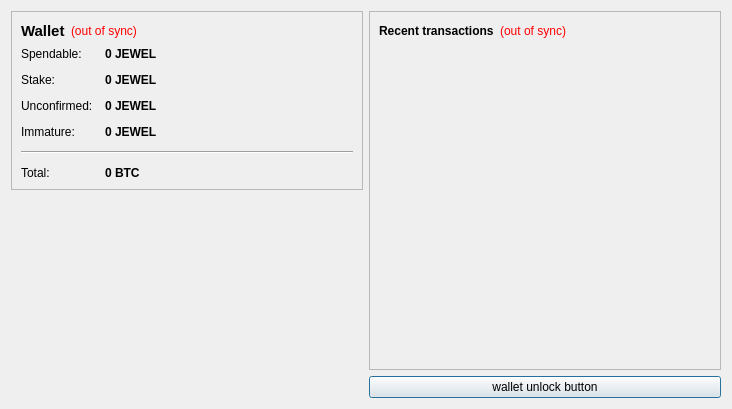
<?xml version="1.0" encoding="UTF-8"?>
<ui version="4.0">
 <class>OverviewPage</class>
 <widget class="QWidget" name="OverviewPage">
  <property name="geometry">
   <rect>
    <x>0</x>
    <y>0</y>
    <width>732</width>
    <height>409</height>
   </rect>
  </property>
  <property name="windowTitle">
   <string>Form</string>
  </property>
  <layout class="QHBoxLayout" name="horizontalLayout" stretch="0,0">
   <item>
    <layout class="QVBoxLayout" name="verticalLayout_2">
     <item>
      <widget class="QFrame" name="frame">
       <property name="frameShape">
        <enum>QFrame::StyledPanel</enum>
       </property>
       <property name="frameShadow">
        <enum>QFrame::Raised</enum>
       </property>
       <layout class="QVBoxLayout" name="verticalLayout_4">
        <item>
         <layout class="QHBoxLayout" name="horizontalLayout_4">
          <item>
           <widget class="QLabel" name="label_5">
            <property name="font">
             <font>
              <pointsize>11</pointsize>
              <weight>75</weight>
              <bold>true</bold>
             </font>
            </property>
            <property name="text">
             <string>Wallet</string>
            </property>
           </widget>
          </item>
          <item>
           <widget class="QLabel" name="labelWalletStatus">
            <property name="toolTip">
             <string>The displayed information may be out of date. Your wallet automatically synchronizes with the JewelCoin network after a connection is established, but this process has not completed yet.</string>
            </property>
            <property name="styleSheet">
             <string notr="true">QLabel { color: red; }</string>
            </property>
            <property name="text">
             <string notr="true">(out of sync)</string>
            </property>
            <property name="alignment">
             <set>Qt::AlignLeading|Qt::AlignLeft|Qt::AlignVCenter</set>
            </property>
           </widget>
          </item>
          <item>
           <spacer name="horizontalSpacer_2">
            <property name="orientation">
             <enum>Qt::Horizontal</enum>
            </property>
            <property name="sizeHint" stdset="0">
             <size>
              <width>40</width>
              <height>20</height>
             </size>
            </property>
           </spacer>
          </item>
         </layout>
        </item>
        <item>
         <layout class="QFormLayout" name="formLayout_2">
          <property name="fieldGrowthPolicy">
           <enum>QFormLayout::AllNonFixedFieldsGrow</enum>
          </property>
          <property name="horizontalSpacing">
           <number>12</number>
          </property>
          <property name="verticalSpacing">
           <number>12</number>
          </property>
          <item row="0" column="0">
           <widget class="QLabel" name="label">
            <property name="text">
             <string>Spendable:</string>
            </property>
           </widget>
          </item>
          <item row="0" column="1">
           <widget class="QLabel" name="labelBalance">
            <property name="font">
             <font>
              <weight>75</weight>
              <bold>true</bold>
             </font>
            </property>
            <property name="cursor">
             <cursorShape>IBeamCursor</cursorShape>
            </property>
            <property name="toolTip">
             <string>Your current spendable balance</string>
            </property>
            <property name="text">
             <string notr="true">0 JEWEL</string>
            </property>
            <property name="textInteractionFlags">
             <set>Qt::LinksAccessibleByMouse|Qt::TextSelectableByKeyboard|Qt::TextSelectableByMouse</set>
            </property>
           </widget>
          </item>
          <item row="1" column="0">
           <widget class="QLabel" name="label_6">
            <property name="text">
             <string>Stake:</string>
            </property>
           </widget>
          </item>
          <item row="1" column="1">
           <widget class="QLabel" name="labelStake">
            <property name="font">
             <font>
              <weight>75</weight>
              <bold>true</bold>
             </font>
            </property>
            <property name="cursor">
             <cursorShape>IBeamCursor</cursorShape>
            </property>
            <property name="toolTip">
             <string>Total of coins that was staked, and do not yet count toward the current balance</string>
            </property>
            <property name="text">
             <string notr="true">0 JEWEL</string>
            </property>
            <property name="textInteractionFlags">
             <set>Qt::LinksAccessibleByMouse|Qt::TextSelectableByKeyboard|Qt::TextSelectableByMouse</set>
            </property>
           </widget>
          </item>
          <item row="2" column="0">
           <widget class="QLabel" name="label_3">
            <property name="text">
             <string>Unconfirmed:</string>
            </property>
           </widget>
          </item>
          <item row="2" column="1">
           <widget class="QLabel" name="labelUnconfirmed">
            <property name="font">
             <font>
              <weight>75</weight>
              <bold>true</bold>
             </font>
            </property>
            <property name="cursor">
             <cursorShape>IBeamCursor</cursorShape>
            </property>
            <property name="toolTip">
             <string>Total of transactions that have yet to be confirmed, and do not yet count toward the current balance</string>
            </property>
            <property name="text">
             <string notr="true">0 JEWEL</string>
            </property>
            <property name="textInteractionFlags">
             <set>Qt::LinksAccessibleByMouse|Qt::TextSelectableByKeyboard|Qt::TextSelectableByMouse</set>
            </property>
           </widget>
          </item>
          <item row="3" column="0">
           <widget class="QLabel" name="labelImmatureText">
            <property name="text">
             <string>Immature:</string>
            </property>
           </widget>
          </item>
          <item row="3" column="1">
           <widget class="QLabel" name="labelImmature">
            <property name="font">
             <font>
              <weight>75</weight>
              <bold>true</bold>
             </font>
            </property>
            <property name="toolTip">
             <string>Mined balance that has not yet matured</string>
            </property>
            <property name="text">
             <string notr="true">0 JEWEL</string>
            </property>
            <property name="textInteractionFlags">
             <set>Qt::LinksAccessibleByMouse|Qt::TextSelectableByKeyboard|Qt::TextSelectableByMouse</set>
            </property>
           </widget>
          </item>
          <item row="4" column="0" colspan="2">
           <widget class="Line" name="line">
            <property name="orientation">
             <enum>Qt::Horizontal</enum>
            </property>
           </widget>
          </item>
          <item row="5" column="0">
           <widget class="QLabel" name="labelTotalText">
            <property name="text">
             <string>Total:</string>
            </property>
           </widget>
          </item>
          <item row="5" column="1">
           <widget class="QLabel" name="labelTotal">
            <property name="font">
             <font>
              <weight>75</weight>
              <bold>true</bold>
             </font>
            </property>
            <property name="cursor">
             <cursorShape>IBeamCursor</cursorShape>
            </property>
            <property name="toolTip">
             <string>Your current total balance</string>
            </property>
            <property name="text">
             <string notr="true">0 BTC</string>
            </property>
            <property name="textInteractionFlags">
             <set>Qt::LinksAccessibleByMouse|Qt::TextSelectableByKeyboard|Qt::TextSelectableByMouse</set>
            </property>
           </widget>
          </item>
         </layout>
        </item>
       </layout>
      </widget>
     </item>
     <item>
      <spacer name="verticalSpacer_4">
       <property name="orientation">
        <enum>Qt::Vertical</enum>
       </property>
       <property name="sizeHint" stdset="0">
        <size>
         <width>20</width>
         <height>40</height>
        </size>
       </property>
      </spacer>
     </item>
     <item>
      <widget class="QLabel" name="label_2">
       <property name="text">
        <string/>
       </property>
       <property name="pixmap">
        <pixmap resource="../bitcoin.qrc">:/images/Wallet_Logo</pixmap>
       </property>
       <property name="alignment">
        <set>Qt::AlignCenter</set>
       </property>
      </widget>
     </item>
     <item>
      <spacer name="verticalSpacer">
       <property name="orientation">
        <enum>Qt::Vertical</enum>
       </property>
       <property name="sizeHint" stdset="0">
        <size>
         <width>20</width>
         <height>40</height>
        </size>
       </property>
      </spacer>
     </item>
    </layout>
   </item>
   <item>
    <layout class="QVBoxLayout" name="verticalLayout_3">
     <item>
      <widget class="QFrame" name="frame_2">
       <property name="frameShape">
        <enum>QFrame::StyledPanel</enum>
       </property>
       <property name="frameShadow">
        <enum>QFrame::Raised</enum>
       </property>
       <layout class="QVBoxLayout" name="verticalLayout">
        <item>
         <layout class="QHBoxLayout" name="horizontalLayout_2">
          <item>
           <widget class="QLabel" name="label_4">
            <property name="text">
             <string>&lt;b&gt;Recent transactions&lt;/b&gt;</string>
            </property>
           </widget>
          </item>
          <item>
           <widget class="QLabel" name="labelTransactionsStatus">
            <property name="toolTip">
             <string>The displayed information may be out of date. Your wallet automatically synchronizes with the JewelCoin network after a connection is established, but this process has not completed yet.</string>
            </property>
            <property name="styleSheet">
             <string notr="true">QLabel { color: red; }</string>
            </property>
            <property name="text">
             <string notr="true">(out of sync)</string>
            </property>
            <property name="alignment">
             <set>Qt::AlignRight|Qt::AlignTrailing|Qt::AlignVCenter</set>
            </property>
           </widget>
          </item>
          <item>
           <spacer name="horizontalSpacer">
            <property name="orientation">
             <enum>Qt::Horizontal</enum>
            </property>
            <property name="sizeHint" stdset="0">
             <size>
              <width>40</width>
              <height>20</height>
             </size>
            </property>
           </spacer>
          </item>
         </layout>
        </item>
        <item>
         <widget class="QListView" name="listTransactions">
          <property name="styleSheet">
           <string notr="true">QListView { background: transparent; }</string>
          </property>
          <property name="frameShape">
           <enum>QFrame::NoFrame</enum>
          </property>
          <property name="verticalScrollBarPolicy">
           <enum>Qt::ScrollBarAlwaysOff</enum>
          </property>
          <property name="horizontalScrollBarPolicy">
           <enum>Qt::ScrollBarAlwaysOff</enum>
          </property>
          <property name="selectionMode">
           <enum>QAbstractItemView::NoSelection</enum>
          </property>
         </widget>
        </item>
       </layout>
      </widget>
     </item>
     <item>
      <widget class="QPushButton" name="unlockWalletButton">
       <property name="sizePolicy">
        <sizepolicy hsizetype="Minimum" vsizetype="Fixed">
         <horstretch>0</horstretch>
         <verstretch>0</verstretch>
        </sizepolicy>
       </property>
       <property name="maximumSize">
        <size>
         <width>16777214</width>
         <height>16777214</height>
        </size>
       </property>
       <property name="toolTip">
        <string/>
       </property>
       <property name="text">
        <string>wallet unlock button</string>
       </property>
       <property name="checkable">
        <bool>false</bool>
       </property>
       <property name="autoDefault">
        <bool>false</bool>
       </property>
       <property name="default">
        <bool>true</bool>
       </property>
       <property name="flat">
        <bool>false</bool>
       </property>
      </widget>
     </item>
    </layout>
   </item>
  </layout>
 </widget>
 <resources>
  <include location="../bitcoin.qrc"/>
 </resources>
 <connections/>
</ui>
